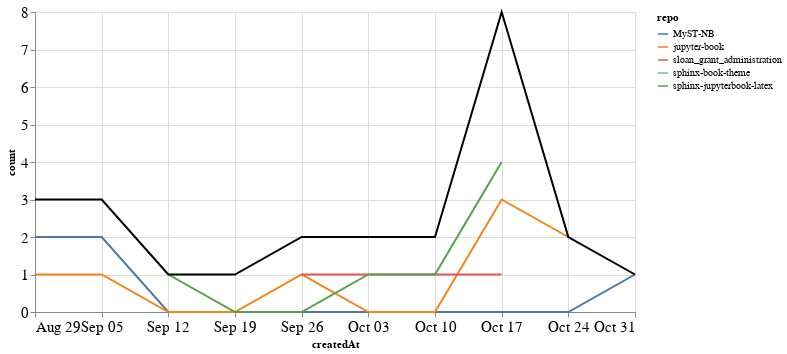

The cell this chart's notebook holds for it:
### Markdown cell above
### PRs

### Code cell
prs_time = prs.groupby('repo').resample('W', on='createdAt').count()['author'].reset_index()
prs_time = prs_time.rename(columns={'author': 'count'})
prs_time_total = prs_time.groupby('createdAt').agg({"count": "sum"}).reset_index()

ch1 = alt.Chart(prs_time, width=600).mark_line().encode(
    x='createdAt',
    y='count',
    color='repo',
    tooltip="repo"
)

ch2 = alt.Chart(prs_time_total, width=600).mark_line(color="black").encode(
    x='createdAt',
    y='count',
)

ch1 + ch2

### Figure 1 — Vega-Lite specification as saved in the notebook (floating-point values rounded to 4 significant figures)
{"config": {"axisLeft": {"labelFontSize": 15}, "axisBottom": {"labelFontSize": 15}}, "layer": [{"data": {"name": "data-ac13a7db2db82fc6926024fb138b19dc"}, "mark": "line", "encoding": {"color": {"type": "nominal", "field": "repo"}, "tooltip": {"type": "nominal", "field": "repo"}, "x": {"type": "temporal", "field": "createdAt"}, "y": {"type": "quantitative", "field": "count"}}, "width": 600}, {"data": {"name": "data-e12575b7161bb7c8779017a93d54994d"}, "mark": {"type": "line", "color": "black"}, "encoding": {"x": {"type": "temporal", "field": "createdAt"}, "y": {"type": "quantitative", "field": "count"}}, "width": 600}], "$schema": "https://vega.github.io/schema/vega-lite/v4.8.1.json", "datasets": {"data-ac13a7db2db82fc6926024fb138b19dc": [{"repo": "MyST-NB", "createdAt": "2021-08-29T00:00:00", "count": 2}, {"repo": "MyST-NB", "createdAt": "2021-09-05T00:00:00", "count": 2}, {"repo": "MyST-NB", "createdAt": "2021-09-12T00:00:00", "count": 0}, {"repo": "MyST-NB", "createdAt": "2021-09-19T00:00:00", "count": 0}, {"repo": "MyST-NB", "createdAt": "2021-09-26T00:00:00", "count": 0}, {"repo": "MyST-NB", "createdAt": "2021-10-03T00:00:00", "count": 0}, {"repo": "MyST-NB", "createdAt": "2021-10-10T00:00:00", "count": 0}, {"repo": "MyST-NB", "createdAt": "2021-10-17T00:00:00", "count": 0}, {"repo": "MyST-NB", "createdAt": "2021-10-24T00:00:00", "count": 0}, {"repo": "MyST-NB", "createdAt": "2021-10-31T00:00:00", "count": 1}, {"repo": "jupyter-book", "createdAt": "2021-08-29T00:00:00", "count": 1}, {"repo": "jupyter-book", "createdAt": "2021-09-05T00:00:00", "count": 1}, {"repo": "jupyter-book", "createdAt": "2021-09-12T00:00:00", "count": 0}, {"repo": "jupyter-book", "createdAt": "2021-09-19T00:00:00", "count": 0}, {"repo": "jupyter-book", "createdAt": "2021-09-26T00:00:00", "count": 1}, {"repo": "jupyter-book", "createdAt": "2021-10-03T00:00:00", "count": 0}, {"repo": "jupyter-book", "createdAt": "2021-10-10T00:00:00", "count": 0}, {"repo": "jupyter-book", "createdAt": "2021-10-17T00:00:00", "count": 3}, {"repo": "jupyter-book", "createdAt": "2021-10-24T00:00:00", "count": 2}, {"repo": "sloan_grant_administration", "createdAt": "2021-09-26T00:00:00", "count": 1}, {"repo": "sloan_grant_administration", "createdAt": "2021-10-03T00:00:00", "count": 1}, {"repo": "sloan_grant_administration", "createdAt": "2021-10-10T00:00:00", "count": 1}, {"repo": "sloan_grant_administration", "createdAt": "2021-10-17T00:00:00", "count": 1}, {"repo": "sphinx-book-theme", "createdAt": "2021-09-19T00:00:00", "count": 1}, {"repo": "sphinx-jupyterbook-latex", "createdAt": "2021-09-12T00:00:00", "count": 1}, {"repo": "sphinx-jupyterbook-latex", "createdAt": "2021-09-19T00:00:00", "count": 0}, {"repo": "sphinx-jupyterbook-latex", "createdAt": "2021-09-26T00:00:00", "count": 0}, {"repo": "sphinx-jupyterbook-latex", "createdAt": "2021-10-03T00:00:00", "count": 1}, {"repo": "sphinx-jupyterbook-latex", "createdAt": "2021-10-10T00:00:00", "count": 1}, {"repo": "sphinx-jupyterbook-latex", "createdAt": "2021-10-17T00:00:00", "count": 4}], "data-e12575b7161bb7c8779017a93d54994d": [{"createdAt": "2021-08-29T00:00:00", "count": 3}, {"createdAt": "2021-09-05T00:00:00", "count": 3}, {"createdAt": "2021-09-12T00:00:00", "count": 1}, {"createdAt": "2021-09-19T00:00:00", "count": 1}, {"createdAt": "2021-09-26T00:00:00", "count": 2}, {"createdAt": "2021-10-03T00:00:00", "count": 2}, {"createdAt": "2021-10-10T00:00:00", "count": 2}, {"createdAt": "2021-10-17T00:00:00", "count": 8}, {"createdAt": "2021-10-24T00:00:00", "count": 2}, {"createdAt": "2021-10-31T00:00:00", "count": 1}]}}
